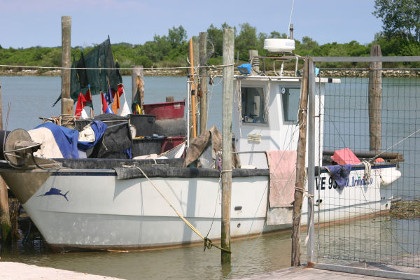
#> input picture imagechops/boat-small.jpg, 420 x 280 px
$ python imagechops-blend.py
#> lines starting #> are read from the running program, lines starting #| are printed output that depends on the picture
# Author:  Martin McBride
# Created: 2021-06-11
# Copyright (C) 2021, Martin McBride
# License: MIT

# Composite an image with a grid background
# ImageChops.blend mixes the boat image and grid image using a constant factor.
# In teh example, the factor is 0.2, which means the finale image is 80% boat blended
# with 20% grid.

from PIL import Image, ImageFilter, ImageDraw, ImageFont, ImageChops

image = Image.open('boat-small.jpg')
#> image is the input picture: PIL image 420x280 RGB; mean R, G, B 143.2, 144.1, 140.7
grid_image = Image.open('grid.png').convert('RGB')
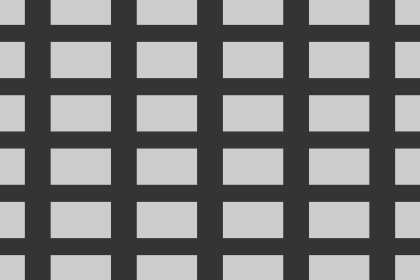
#> input picture imagechops/grid.png, 420 x 280 px
print(grid_image.size)
#| (420, 280)
print(image.mode)
#| RGB
composite_image = ImageChops.blend(image, grid_image, 0.2)
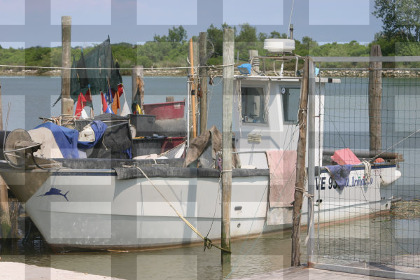
#> composite_image: PIL image 420x280 RGB; mean R, G, B 139.2, 140, 137.2

# Place the images in a grid, with captions
output_image = Image.new('RGB', (1280, 320), 'white')
#> output_image: PIL image 1280x320 RGB; every value is 255
draw = ImageDraw.Draw(output_image)
font = ImageFont.truetype("Arial.ttf", 20)

x, y = 0, 0
draw.text((x+10, y+285), "Image", font=font, fill=0)
output_image.paste(image, (x, y))
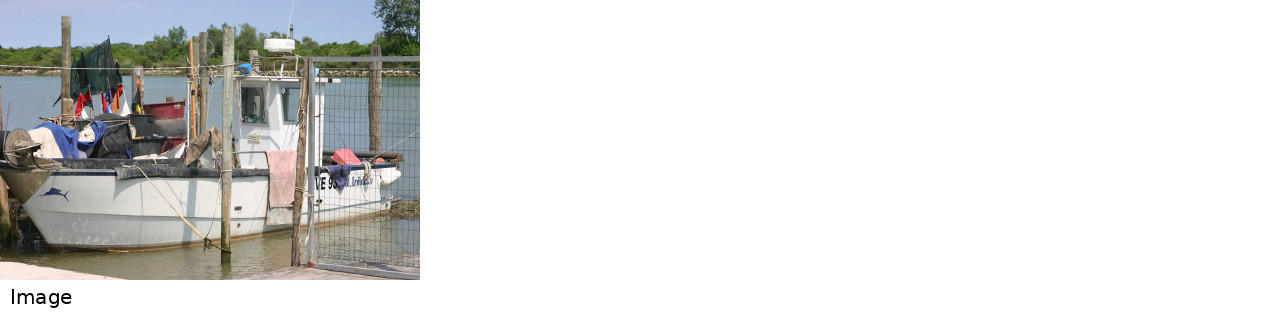
#> output_image: PIL image 1280x320 RGB; mean R, G, B 222.7, 223, 222

x, y = 430, 0
draw.text((x+10, y+285), "Grid", font=font, fill=0)
output_image.paste(grid_image, (x, y))
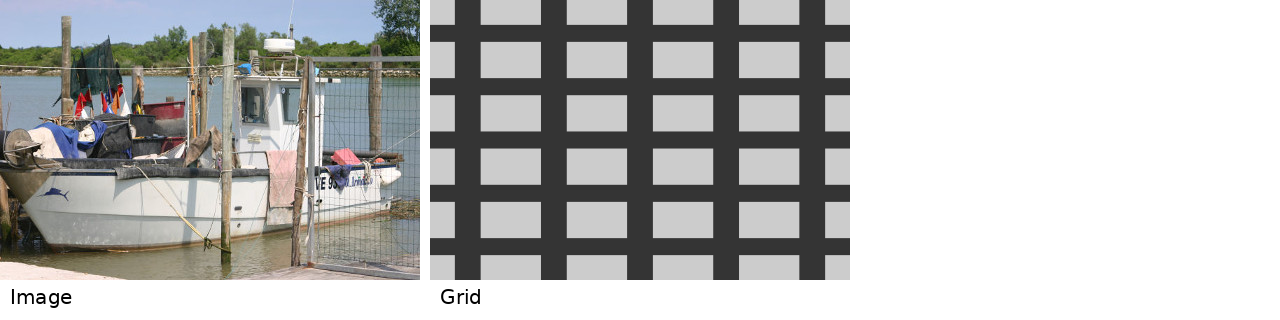
#> output_image: PIL image 1280x320 RGB; mean R, G, B 185.3, 185.6, 184.6

x, y = 860, 0
draw.text((x+10, y+285), "Composite", font=font, fill=0)
output_image.paste(composite_image, (x, y))
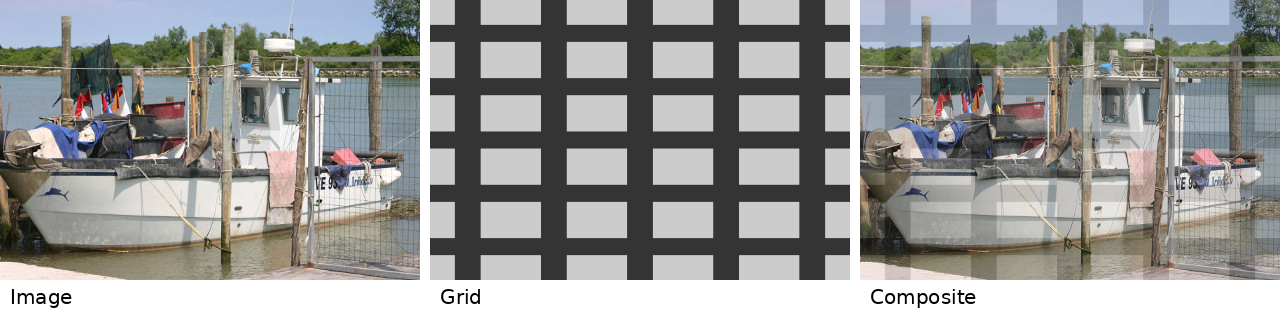
#> output_image: PIL image 1280x320 RGB; mean R, G, B 151.8, 152.3, 150.5

output_image.save('imagechops-blend.jpg')
